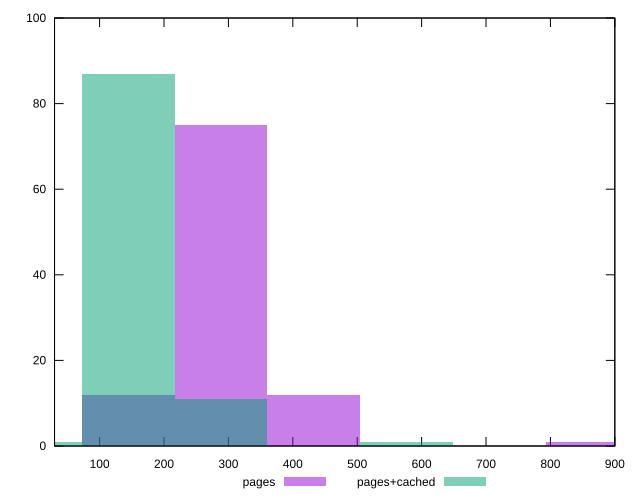

This chart was generated by the following gnuplot code:
reset

$pages <<EOF
865.3403170000845 1
432.67015850004225 12
144.22338616668074 12
288.4467723333615 75
EOF

$pagesCached <<EOF
576.893544666723 1
144.22338616668074 87
0 1
288.4467723333615 11
EOF

set key outside below
set boxwidth 144.22338616668074
set xrange [30:900]
set yrange [0:100]
set trange [0:100]
set style fill transparent solid 0.5 noborder
set terminal svg size 640, 500 enhanced background rgb 'white'
set output "reprap/uses-http2/comparison/histogram/1_vs_2.svg"

plot $pages title "pages" with boxes, \
     $pagesCached title "pages+cached" with boxes

reset
